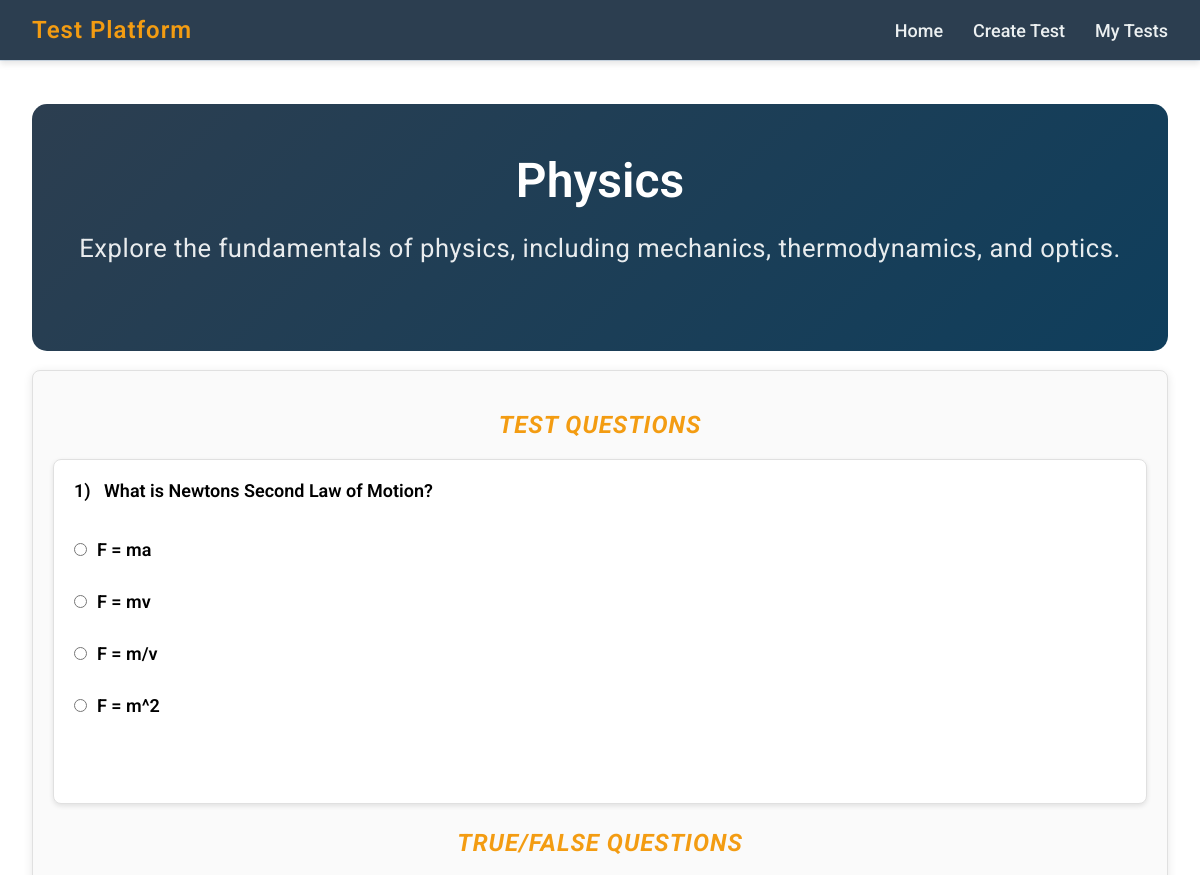
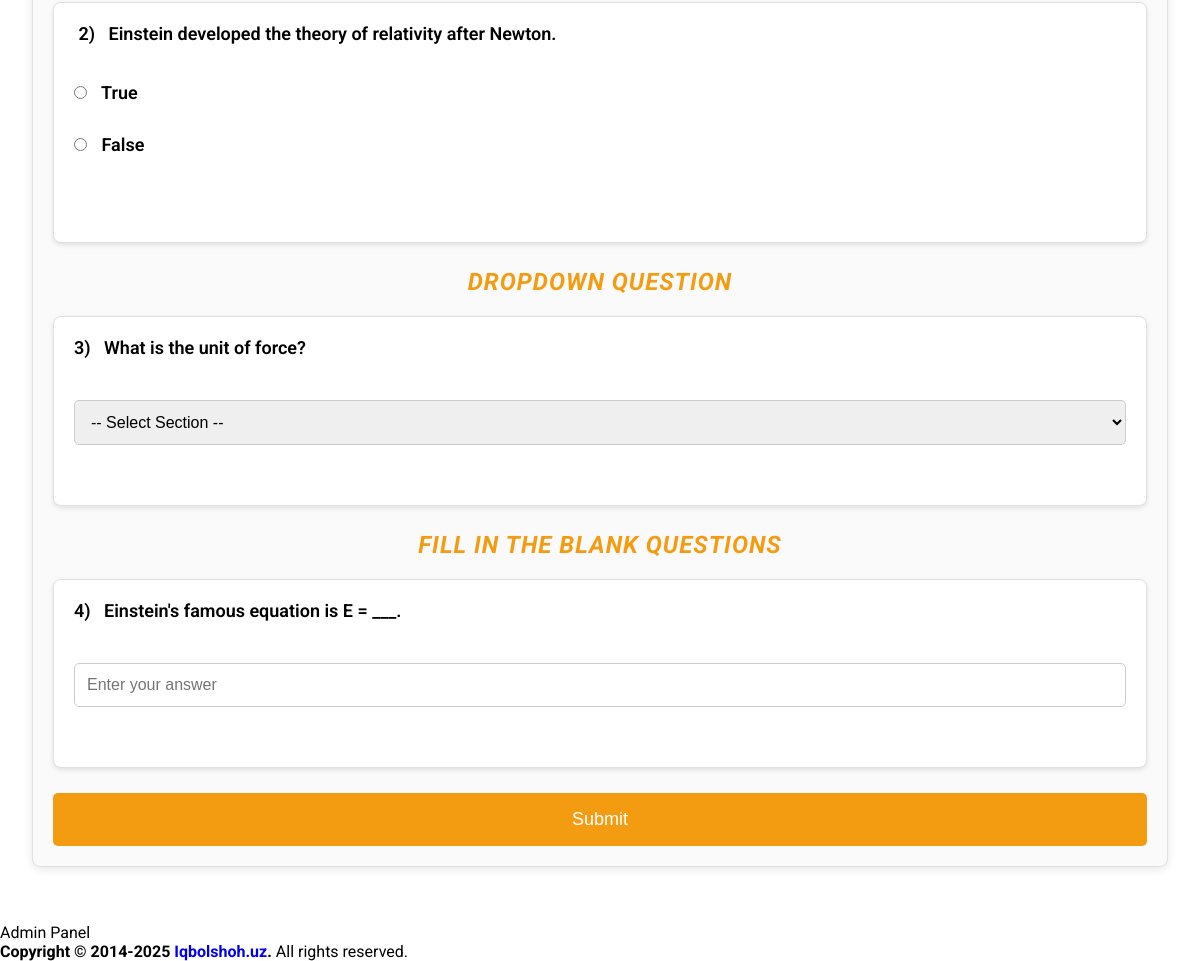
/test.php?url=physics, run on the app's committed database (2 pictures, top to bottom).
### tables this page shows
CREATE TABLE IF NOT EXISTS subjects (
    id INT PRIMARY KEY AUTO_INCREMENT,
    user_id INT,
    title VARCHAR(100) NOT NULL,
    description VARCHAR(255) NOT NULL,
    url VARCHAR(255) NOT NULL,
    FOREIGN KEY (user_id) REFERENCES users(id) ON DELETE CASCADE
);

CREATE TABLE IF NOT EXISTS test (
    id INT PRIMARY KEY AUTO_INCREMENT,
    subject_id INT,
    question TEXT NOT NULL,
    FOREIGN KEY (subject_id) REFERENCES subjects(id) ON DELETE CASCADE
);

CREATE TABLE IF NOT EXISTS test_options (
    id INT PRIMARY KEY AUTO_INCREMENT,
    test_id INT NOT NULL,
    option_text VARCHAR(255) NOT NULL,
    is_correct BOOLEAN DEFAULT FALSE,
    FOREIGN KEY (test_id) REFERENCES test(id) ON DELETE CASCADE
);

CREATE TABLE IF NOT EXISTS tru_false (
    id INT PRIMARY KEY AUTO_INCREMENT,
    subject_id INT,
    statement TEXT NOT NULL,
    is_true BOOLEAN NOT NULL,
    FOREIGN KEY (subject_id) REFERENCES subjects(id) ON DELETE CASCADE
);

CREATE TABLE IF NOT EXISTS dropdown (
    id INT PRIMARY KEY AUTO_INCREMENT,
    subject_id INT,
    question TEXT NOT NULL,
    correct_answer VARCHAR(255) NOT NULL,
    FOREIGN KEY (subject_id) REFERENCES subjects(id) ON DELETE CASCADE
);

CREATE TABLE IF NOT EXISTS fill_in_the_blank (
    id INT PRIMARY KEY AUTO_INCREMENT,
    subject_id INT,
    sentence TEXT NOT NULL,
    correct_answer VARCHAR(255) NOT NULL,
    FOREIGN KEY (subject_id) REFERENCES subjects(id) ON DELETE CASCADE
);

### config.php (called while the page is built, shortened)
<?php
class Database
{
    private $conn;
    public function __construct()
    {
        $this->conn = new mysqli(DB_SERVER, DB_USERNAME, DB_PASSWORD, DB_NAME);
    }
    public function executeQuery($sql, $params = [], $types = "")
    {
        $result = $this->conn->prepare($sql);
        if ($params) {
            $result->bind_param($types, ...$params);
        }
        if (!$result->execute()) {
            return "Execution error: " . $result->error;
        }
        return $result;
    }
    public function select($table, $columns = "*", $condition = "", $params = [], $types = "")
    {
        $sql = "SELECT $columns FROM $table" . ($condition ? " WHERE $condition" : "");
        $result = $this->executeQuery($sql, $params, $types);
        return $result->get_result()->fetch_all(MYSQLI_ASSOC);
    }
}

### test.php (the view, shortened to what this page needs)
<?php
include 'config.php';
$query = new Database();
if (isset($_GET['url'])) {
    $url = $_GET['url'];
    $subject = $query->select('subjects', '*', "url = ?", [$url], 's');
    $subjectid = $subject[0]['id'];
    $tests = $query->select('test', '*', "subject_id = ?", [$subjectid], 'i');
    $tru_falses = $query->select('tru_false', '*', "subject_id = ?", [$subjectid], 'i');
    $dropdowns = $query->select('dropdown', '*', "subject_id = ?", [$subjectid], 'i');
    $fill_in_the_blanks = $query->select('fill_in_the_blank', '*', "subject_id = ?", [$subjectid], 'i');
    shuffle($tests);
    shuffle($tru_falses);
    shuffle($dropdowns);
    shuffle($fill_in_the_blanks);
        ?>
    <!DOCTYPE html>
    <html lang="en">
    <head>
    </head>
    <body>
        <?php include 'includes/header.php' ?>
        <div class="container">
            <?php $delay = 0; ?>
            <?php $test_count = 1 ?>
            <section class="section call-to-action">
                <h2 class="section__title"><?= $subject[0]['title'] ?></h2>
                <p class="section__content"><?= $subject[0]['description'] ?></p>
            </section>
            <br>
            <?php if (!empty($tests) || !empty($tru_falses) || !empty($dropdowns) || !empty($fill_in_the_blanks)): ?>
                <form method="post">
                    <div id="delay-animation" style="animation-delay: <?= $delay += 0.05 ?>s">
                        <?php if (!empty($tests)): ?>
                            <h3 class="title_h3" style="animation-delay: <?= $delay ?>s">Test Questions</h3>
                            <div class="task_item" style="animation-delay: <?= $delay ?>s">
                                <?php foreach ($tests as $test):
                                    $testid = $test['id'];
                                    $options = $query->select('test_options', '*', "test_id = $testid");
                                    shuffle($options);
                                    ?>
                                    <div id="delay-animation" style="animation-delay: <?= $delay += 0.05 ?>s">
                                        <label for="test_question_<?= $testid; ?>">
                                            <p style="white-space: pre-wrap;"><?= ($test_count++) . ')   ' . $test['question'] ?></p>
                                        </label><br>
                                        <div class="options">
                                            <?php foreach ($options as $option): ?>
                                                <label>
                                                    <input type="radio" name="test_answer_<?= $testid; ?>"
                                                        id="test_answer_<?= $option['id']; ?>"
                                                        value="<?= $option['id'] ?>"><?= $option['option_text'] ?>
                                                </label><br>
                                            <?php endforeach; ?>
                                        </div>
                                    </div>
                                <?php endforeach; ?>
                            </div>
                        <?php endif; ?>
                    </div>
                    <div id="delay-animation" style="animation-delay: <?= $delay += 0.05 ?>s">
                        <?php if (!empty($tru_falses)): ?>
                            <h3 class="title_h3">True/False Questions</h3>
                            <div class="task_item">
                                <?php foreach ($tru_falses as $tru_false): ?>
                                    <div id="delay-animation" style="animation-delay: <?= $delay ?>s">
                                        <label for="tru_false_statement_<?= $tru_false['id']; ?>">
                                            <p style="white-space: pre-wrap;"> <?= ($test_count++) . ')   ' . $tru_false['statement'] ?>
                                            </p>
                                        </label><br>
                                        <div class="options">
                                            <label for="tru_false_answer_<?= $tru_false['id']; ?>_true">
                                                <input type="radio" id="tru_false_answer_<?= $tru_false['id']; ?>_true"
                                                    name="tru_false_answer_<?= $tru_false['id']; ?>" value="1"> True
                                            </label><br>
                                            <label for="tru_false_answer_<?= $tru_false['id']; ?>_false">
                                                <input type="radio" id="tru_false_answer_<?= $tru_false['id']; ?>_false"
                                                    name="tru_false_answer_<?= $tru_false['id']; ?>" value="0"> False
                                            </label><br>
                                        </div>
                                    </div>
                                <?php endforeach; ?>
                            </div>
                        <?php endif; ?>
                    </div>
                    <div id="delay-animation" style="animation-delay: <?= $delay += 0.05 ?>s">
                        <?php if (!empty($dropdowns)): ?>
                            <h3 class="title_h3">Dropdown Question</h3>
                            <div class="task_item">
                                <?php foreach ($dropdowns as $dropdown): ?>
                                    <div id="delay-animation" style="animation-delay: <?= $delay += 0.05 ?>s">
                                        <label for="dropdown_question_<?= $dropdown['id']; ?>">
                                            <p style="white-space: pre-wrap;"><?= ($test_count++) . ')   ' . $dropdown['question'] ?>
                                            </p>
                                        </label><br>
                                        <select name="dropdown_answer_<?= $dropdown['id']; ?>"
                                            id="dropdown_question_<?= $dropdown['id']; ?>" class="dropdown">
                                            <option value="" disabled selected>-- Select Section --</option>
                                        </select><br>
                                    </div>
                                <?php endforeach; ?>
                            </div>
                        <?php endif; ?>
                    </div>
                    <div id="delay-animation" style="animation-delay: <?= $delay += 0.05 ?>s">
                        <?php if (!empty($fill_in_the_blanks)): ?>
                            <h3 class="title_h3">Fill in the Blank Questions</h3>
                            <div class="task_item">
                                <?php foreach ($fill_in_the_blanks as $blank): ?>
                                    <div id="delay-animation" style="animation-delay: <?= $delay += 0.05 ?>s">
                                        <label for="fill_in_the_blank_<?= $blank['id']; ?>">
                                            <p style="white-space: pre-wrap;"><?= ($test_count++) . ')   ' . $blank['sentence'] ?> </p>
                                        </label><br>
                                        <input type="text" name="fill_in_the_blank_answer_<?= $blank['id']; ?>"
                                            placeholder="Enter your answer"><br>
                                    </div>
                                <?php endforeach; ?>
                            </div>
                        <?php endif; ?>
                    </div>
                    <div id="delay-animation" style="animation-delay: <?= $delay += 0.05 ?>s">
                        <input type="submit" value="Submit" class="submit-btn">
                    </div>
                </form>
            <?php endif; ?>
        </div>
        <?php include 'includes/footer.php' ?>
    </body>
    </html>
    <?php
} else {
    header('Location: ./');
    exit();
}
?>

### test.php (style rules this page uses)
.section { padding: 3rem 0rem; text-align: center; }
.section__title { font-size: 3rem; font-weight: 600; margin-bottom: 1.5rem; }
.section__content { font-size: 1.6rem; font-weight: 400; margin-bottom: 2.5rem; opacity: 0.9; letter-spacing: 0.5px; }
.call-to-action { border-radius: 15px; background: linear-gradient(135deg, #2c3e50, #0f3e5c); color: white; animation: slideUpFade 1s ease forwards; }
.container { transform: translateY(0); opacity: 0; animation: fadeInUp 1s ease-out forwards; }
form { margin: 0 auto; width: 100%; padding: 20px; border-radius: 8px; background-color: #fafafa; border: 1px solid #e0e0e0; box-shadow: 0 2px 10px rgba(0, 0, 0, 0.1); }
.title_h3 { color: #f39c12; text-align: center; font-size: 24px; margin-top: 20px; margin-bottom: 20px; text-transform: uppercase; font-style: italic; letter-spacing: 1px; transform: translateY(0); opacity: 0; animation: fadeInUp 1s ease-out forwards; }
.task_item { border: 1px solid #e0e0e0; padding: 20px; margin-bottom: 25px; border-radius: 8px; background-color: white; box-shadow: 0 2px 5px rgba(0, 0, 0, 0.1); transform: translateY(0); opacity: 0; animation: fadeInUp 1s ease-out forwards; }
.task_item label { font-weight: 600; font-size: 18px; margin-bottom: 15px; display: block; }
.task_item input[type="radio"], .task_item select, .task_item input[type="text"] { width: 100%; padding: 12px; border: 1px solid #ccc; border-radius: 5px; font-size: 16px; margin-top: 8px; box-sizing: border-box; transition: all 0.3s ease; display: inline-block; }
.task_item .options { display: flex; flex-direction: column; }
.task_item .options input[type="radio"] { margin-right: 10px; width: auto; }
.task_item .options label, .task_item .options p { display: inline-block; margin-bottom: 8px; }
.submit-btn { padding: 16px 32px; font-size: 18px; background-color: #f39c12; color: white; border: none; border-radius: 5px; cursor: pointer; width: 100%; text-align: center; transition: background-color 0.3s ease; }
#delay-animation { transform: translateY(0); opacity: 0; animation: fadeInUp 1s ease-out forwards; }

### header.php (style rules this page uses)
* { margin: 0; padding: 0; box-sizing: border-box; }
html { font-family: "Roboto", sans-serif; }
.container { width: 100%; min-height: 50vh; margin: auto; margin-top: 27px; margin-bottom: 40px; padding: 1rem 2rem; border-radius: 11px; background-color: #ffffff; }

### data on the page
subjects: title "Physics", description "Explore the fundamentals of physics, including mechanics, thermodynamics, and optics."
test: question "What is Newtons Second Law of Motion?"
test_options: option_text "F = ma"
test_options: option_text "F = mv"
test_options: option_text "F = m/v"
test_options: option_text "F = m^2"
tru_false: statement "Einstein developed the theory of relativity after Newton."
dropdown: question "What is the unit of force?"
fill_in_the_blank: sentence "Einstein's famous equation is E = ___."
